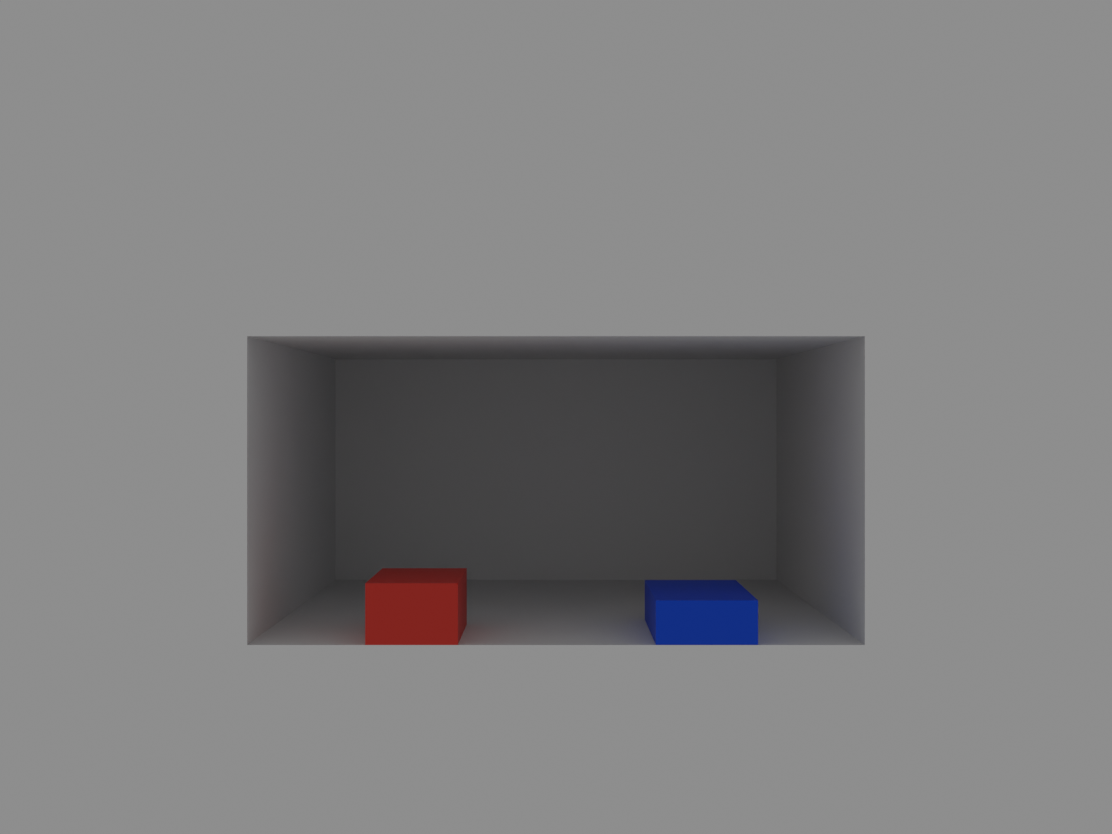
#> input picture robohackathon/corner_to_box_dimension/active_image.png, 1112 x 834 px
$ python corner_point_to_face_dimenstion.py
#> lines starting #> are read from the running program, lines starting #| are printed output that depends on the picture
# V1: Assume box is  at edge of rack hence depth is known
#    + the box is not rotated

import numpy as np
from matplotlib import pyplot as plt

class BoxFaceDetector:
    def __init__(self):
        pass
    def corner_point_arranger(self, corner_points):
        """
        Arrange corner points of a box in a specific order.
        """
        # Assuming corner_points is a list of tuples (x, y, z)
        # Sort the points based on some criteria
        corner_points.sort(key=lambda point: (-1*point[1], point[0]))
        return corner_points
    def corner_point_visualizer(self, corner_points):
        """
        Visualize the corner points of a box. by plotting on the image with numbers
        """
        img_pth = "active_image.png"
        img = plt.imread(img_pth)
#> img is the input picture: shape (834, 1112, 4) float32; mean R, G, B, A 0.499, 0.497, 0.5, 1
        print("corner points are", corner_points)

        for i, point in enumerate(corner_points):
            plt.scatter(point[0], point[1], color='red')
            plt.text(point[0], point[1], str(i), fontsize=12, color='blue')
        plt.imshow(img)
        plt.axis('off')
        plt.show()
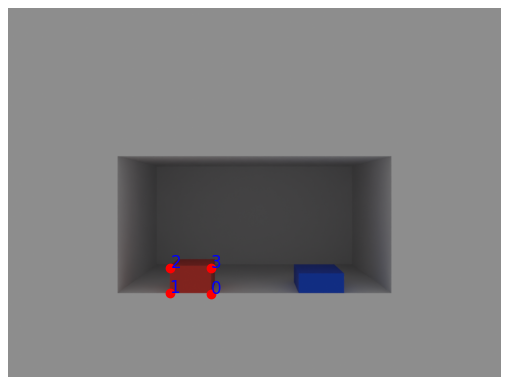
#> figure drawn by matplotlib, 1 panel

    def get_depth_of_shelf(self, img):
        """
        Get the depth of the shelf from the image. using aruco
        """
        # Placeholder for actual depth extraction logic
        # For now, we return a dummy value
        return 5.0
    def corner_point_to_face_dimension(self, corner_points,depth):
        """
        Convert corner points of a box to face dimensions."
        """


if __name__ == "__main__":
    box_face_detector = BoxFaceDetector()
    # real_corner_points = [(840,696),(673,679), (676,604), (840,612)]
    corner_points = [(367,586), (458,586), (458,646), (365,644)]
    arranged_points = box_face_detector.corner_point_arranger(corner_points)
    print(arranged_points)
    box_face_detector.corner_point_visualizer(arranged_points)
